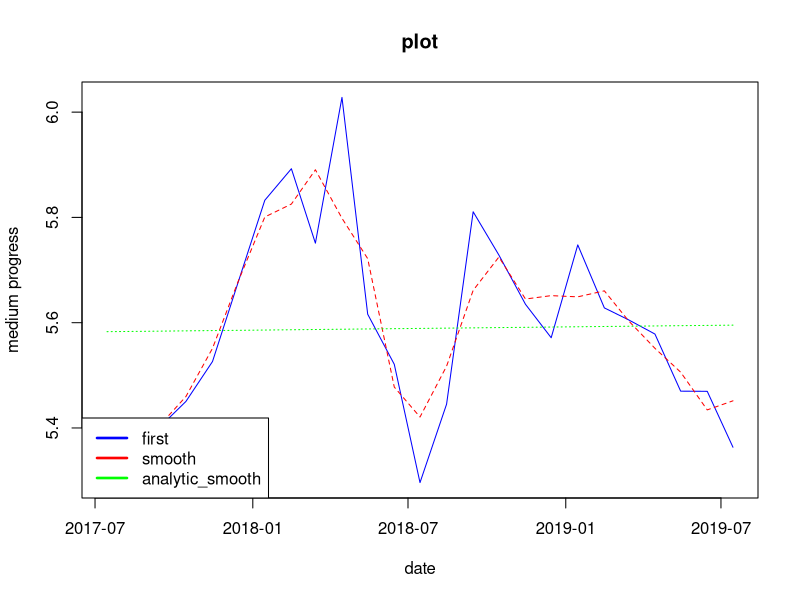

Generate this figure with R:
# read data
dat <- read.table("input_lab04.txt")

# parse date
date <- strptime(dat[,1], format="%d.%m.%Y")

# create table
table <- data.frame(date, as.numeric(dat[,2]))
colnames(table) <- c("Date", "Exchange rate")
print(table)

# find median
mn <- mean(dat[,2])

# compare each value with mean
result <- numeric()
for(i in 1:length(dat[,2])) {
	if(dat[i,2] > mn) result <- c(result, 1)
    if(dat[i,2] < mn) result <- c(result, 0)
}

num_of_series <- 1
var <- result[1]

# find number of series
n <- length(result)
for(i in 2:n) {
  if(result[i] != var) {
    num_of_series <- num_of_series+1
    var <- result[i]
  }
}

# find trend
lft <- as.integer((n + 1) / 2 - 1.96 * sqrt(n - 1) / 2)
rht <- as.integer((n + 1) / 2 + 1.96 * sqrt(n - 1) / 2)

if(lft <= num_of_series & num_of_series <= rht) {
  trend <- "No"
} else {
  trend <- "Yes"
}

cat("\nMean: ", mn, '\n')
print(result)
cat("Number of series: ", num_of_series, '\n')
cat(lft, "<=", num_of_series, "<=", rht, '\n')
cat("Trend: ", trend, '\n')

# smoothing method
y <- dat[,2]
smooth <- numeric()
n <- length(y)
smooth <- c(smooth, (5 * y[1] + 2 * y[2] - y[3]) / 6)
for(i in 2:(n - 1)) {
  smooth <- c(smooth, (y[i - 1] + y[i] + y[i + 1]) / 3)
}
smooth<-c(smooth, (5 * y[n - 1] + 2 * y[n - 2] - y[n - 3]) / 6)
cat("\nSmoothing method:\n")
smooth 

# analytic method
t <- numeric()
counter <- as.integer((-1) * n / 2)

for(i in 1:n) {
  t <- c(t, counter)
  counter <- counter + 1
}

analytic_table <- data.frame(table[,1], table[,2])
analytic_table[,3] <- t
analytic_table[,4] <- t * t
analytic_table[,5] <- y * t
colnames(analytic_table) <- c("Date", "Exchange rate", "t", "t^2", "y*t")
cat("\nAnalytic table:\n")
analytic_table

a0 <- sum(analytic_table[,2]) / n
a1 <- sum(analytic_table[,5]) / sum(analytic_table[,4])

analytic_smooth <- numeric()
for(i in 1:n) {
  analytic_smooth <- c(analytic_smooth, a0 + a1 * (i - as.integer(n / 2) - 1))
}
cat("\nAnalytic method:\n")
analytic_smooth

# predict
y_next <- a0 + a1 * (max(t) + 1)
cat("\nNext value: ", y_next, '\n')

# draw plots
fun1 <- function(x) y
fun2 <- function(x) smooth
fun3 <- function(x) analytic_smooth

matplot(table[,1], cbind(fun1(x), fun2(x), fun3(x)), type="l", col=c("blue","red", "green"), xlab="date", ylab="medium progress", main="plot")
legend(x="bottomleft", y=0.92, legend=c("first", "smooth", "analytic_smooth"), lty=c(1,1,1), lwd=c(2.5,2.5,2.5), col=c("blue", "red", "green"))
